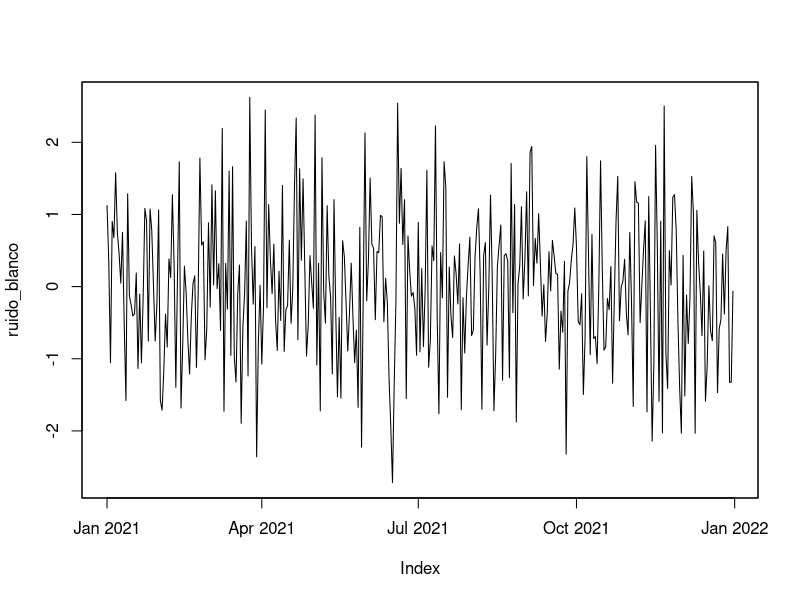
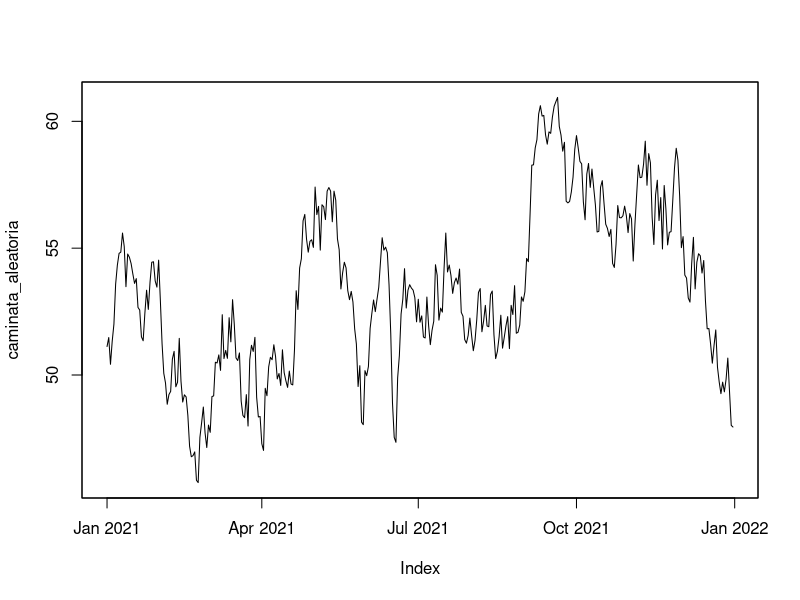
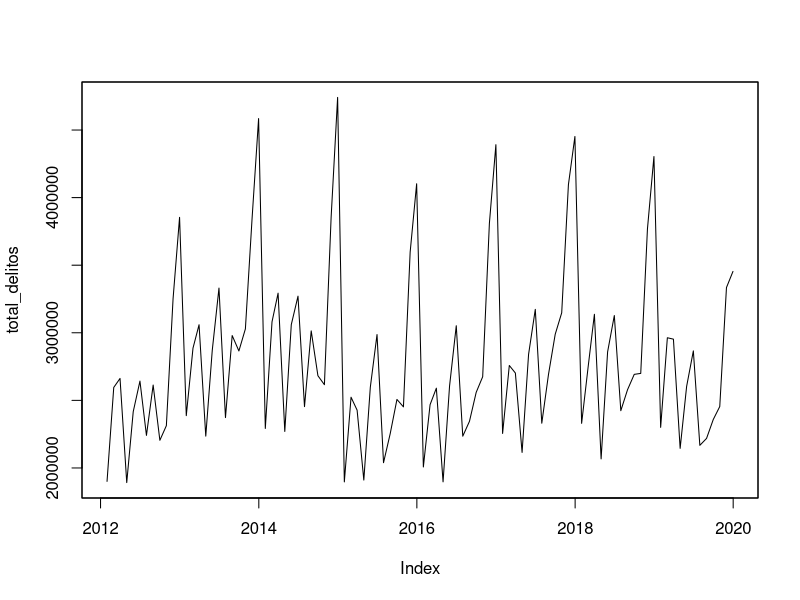
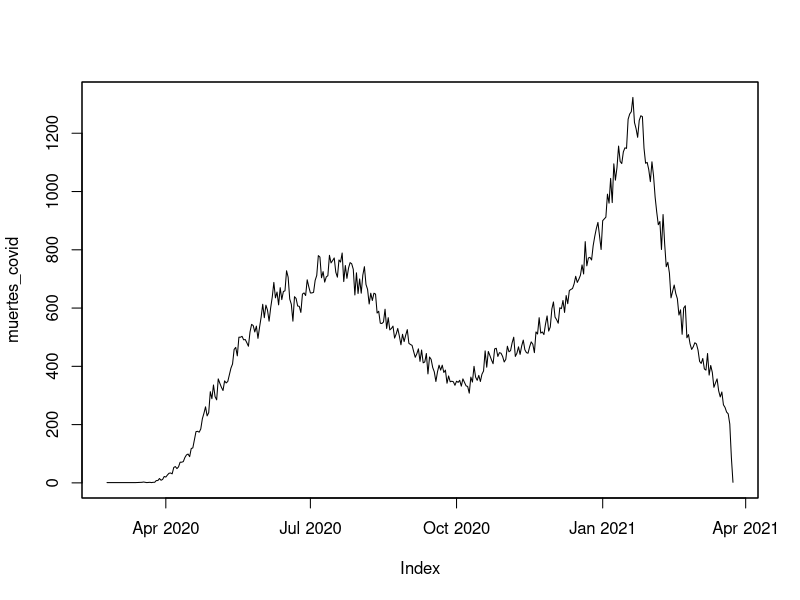

Write the R code that produced these figures, in order.
library(tseries)
library(forecast)
library(zoo)

setwd("C:/Users/hp master/OneDrive/Escritorio/series tiempo")

wn_rw <- read.csv("wn_rw.csv")
tabla_df <- read.csv("Tabla_rp.csv")
serie_covid <- read.csv("muertes_covid.csv")

tabla_df <- tabla_df[-c(1:24),]

tiempo_wn_rw <- seq(as.Date("2021/1/1"),as.Date("2021/12/31"),"days")
tiempo_tabla_df <- seq(as.Date("2012/1/31"),as.Date("2019/12/31"),"months")

tiempo_tabla_df


ruido_blanco <- zoo(x=wn_rw$ruido,order.by = tiempo_wn_rw)
caminata_aleatoria <- zoo(x=wn_rw$caminata,order.by = tiempo_wn_rw)

total_delitos <- zoo(x=tabla_df$totales,order.by = tiempo_tabla_df,frequency=12)

muertes_covid <- zoo(serie_covid$Total,as.Date(serie_covid$Fecha))

plot(ruido_blanco)
plot(caminata_aleatoria)

plot(total_delitos)

plot(muertes_covid)

########################

adf.test(ruido_blanco)
adf.test(caminata_aleatoria)

adf.test(total_delitos, k = ceiling(12*(length(total_delitos)/100)^(1/4)))

adf.test(muertes_covid)

########################
